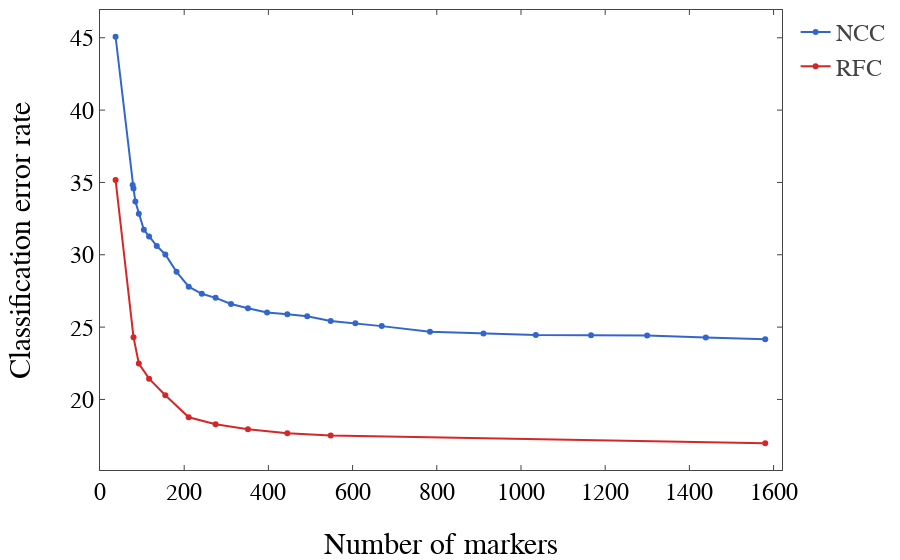

This figure's notebook cell:
### Code cell
iplot(fig)

### Figure 1 — Plotly figure (JSON) as saved in the notebook; plotly's stock layout.template omitted (floating-point values rounded to 4 significant figures)
{"data": [{"mode": "lines+markers", "name": "NCC", "type": "scatter", "uid": "30aaf7d5-81c2-4398-a530-f1eec65809c1", "x": [37, 77.6, 79.6, 84, 92.2, 104.2, 116.6, 134.8, 155.2, 181.8, 210.8, 241.8, 274.6, 311.2, 351.4, 396.8, 445, 492.2, 548, 606.6, 669.2, 783.8, 910.8, 1035.0, 1166.0, 1300.0, 1439, 1580.0], "y": [45.07, 34.83, 34.59, 33.68, 32.84, 31.73, 31.27, 30.61, 30.02, 28.82, 27.8, 27.3, 27.02, 26.6, 26.3, 26.01, 25.89, 25.75, 25.43, 25.26, 25.07, 24.68, 24.56, 24.46, 24.43, 24.41, 24.28, 24.16]}, {"mode": "lines+markers", "name": "RFC", "type": "scatter", "uid": "21eb947f-b9e7-4a76-be18-1709077b179d", "x": [37, 79.6, 92.2, 116.6, 155.2, 210.8, 274.6, 351.4, 445, 548, 1580.0], "y": [35.18, 24.3, 22.49, 21.44, 20.29, 18.76, 18.28, 17.94, 17.66, 17.51, 16.97]}], "layout": {"colorway": ["#3366cc", "#d62728", "#ff9900", "#2ca02c"], "font": {"family": "CMU Serif"}, "legend": {"font": {"size": 24}}, "margin": {"b": 90, "l": 100, "r": 20, "t": 10}, "xaxis": {"mirror": "ticks", "range": [0, 1620], "showgrid": false, "showline": true, "tickfont": {"color": "#000", "size": 24}, "ticks": "inside", "title": {"font": {"color": "#000", "size": 30}, "text": "Number of markers"}}, "yaxis": {"mirror": "ticks", "showgrid": false, "showline": true, "tickfont": {"color": "#000", "size": 24}, "ticks": "inside", "title": {"font": {"color": "#000", "size": 30}, "text": "Classification error rate"}}}}
